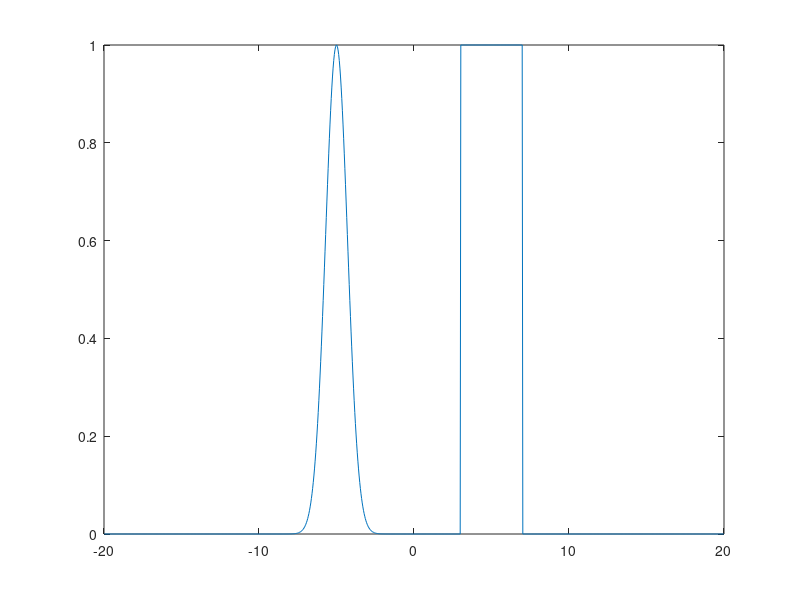

Recreate this plot in MATLAB. (Note: this script raises an error after producing the figure.)
% advec_1d.m

clear
clc
close('all')

x_left = -20;
x_right = 20;


T_end = 10;
N = 1000; % number of cells!!
U = 1;
method = 8;

% Methods

% linear methods
% 1 - upwind
% 2 - Lax-Wendroff
% 3 - Beam-Warming
% 4 - Fromm

% High-resolution limiters
% 5 - minmod
% 6 - superbee
% 7 - MC
% 8 - van Leer

switch (method)
    
    case 1
        phi = @phi_upwind;
        
    case 2
        phi = @lax_wendroff;
        
    case 3
        phi = @beam_warming;
        
    case 4
        phi = @fromm;
        
    case 5
        phi = @minmod_phi;
        
    case 6
        phi = @superbee;
        
    case 7
        phi = @MC_phi;
        
    case 8
        phi = @van_Leer;
        
end



indx = (1:N);
gcoord = zeros(N+1,1);
nodes = zeros(N,2);

% do this just so I have a similar interface for 1D as to 2D.
gcoord(:)=linspace(x_left,x_right,N+1);
nodes(:,1)=indx;
nodes(:,2)=indx+1;
Lk = gcoord(nodes(:,2))-gcoord(nodes(:,1)); dx = gcoord(2)-gcoord(1);
Lc = 0.5*(gcoord(nodes(:,1))+gcoord(nodes(:,2)));
n_ke = ones(N,2); 
n_ke(:,1)=-1; % local mapping is x_l = side 1, x_r = side 2



ElmtToElmnt = zeros(N,2);
ElmntToElmnt(:,1)=circshift(indx,[0 1]);
ElmntToElmnt(:,2)=circshift(indx,[0 -1]);

C = 0.8;
dt = C*min(Lk);

Num_ts = ceil(T_end/dt);
plot_freq = 1;
time_step_rep_freq = 100;

fprintf('Final time = %g, Number of time steps = %d.\n',Num_ts*dt, Num_ts);

% build initial condition
gauss_init = exp(-((Lc + 5).^2)/1);
square_init = zeros(N,1);
sq_ind = find((Lc<7)&(Lc>3));
square_init(sq_ind)=square_init(sq_ind)+1;

q = gauss_init + square_init;
% plot initial condition
plot(Lc,q)

lamda = U*dt/dx;

for ts = 1:Num_ts
    
    if(mod(ts,time_step_rep_freq)==0)
        fprintf('Executing time step number %d.\n',ts);
    end
    
    q = Godunov_1D_general(q,lamda,phi);
    
    if(mod(ts,plot_freq)==0)
        plot(Lc,q)
        grid on
        axis([x_left x_right 0 1.1]);
        drawnow
        
    end
    
    
end

